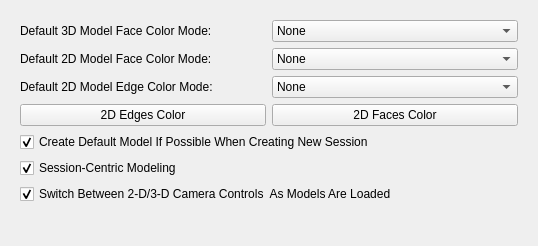
<?xml version="1.0" encoding="UTF-8"?>
<ui version="4.0">
 <class>pqCMBModelBuilderOptions</class>
 <widget class="QWidget" name="pqCMBModelBuilderOptions">
  <property name="geometry">
   <rect>
    <x>0</x>
    <y>0</y>
    <width>538</width>
    <height>246</height>
   </rect>
  </property>
  <property name="windowTitle">
   <string>Form</string>
  </property>
  <layout class="QVBoxLayout">
   <item>
    <widget class="QStackedWidget" name="stackedWidget">
     <property name="currentIndex">
      <number>0</number>
     </property>
     <widget class="QWidget" name="ModelBuilder">
      <layout class="QGridLayout" name="gridLayout_2">
       <item row="0" column="0">
        <widget class="QLabel" name="label_4">
         <property name="text">
          <string>Default 3D Model Face Color Mode:</string>
         </property>
        </widget>
       </item>
       <item row="0" column="1">
        <widget class="QComboBox" name="Default3DFaceColorMode">
         <item>
          <property name="text">
           <string>None</string>
          </property>
         </item>
         <item>
          <property name="text">
           <string>Model Face</string>
          </property>
         </item>
         <item>
          <property name="text">
           <string>Region</string>
          </property>
         </item>
         <item>
          <property name="text">
           <string>Domain Set</string>
          </property>
         </item>
         <item>
          <property name="text">
           <string>Boundary Condition Set</string>
          </property>
         </item>
        </widget>
       </item>
       <item row="1" column="0">
        <widget class="QLabel" name="label_5">
         <property name="text">
          <string>Default 2D Model Face Color Mode:</string>
         </property>
        </widget>
       </item>
       <item row="1" column="1">
        <widget class="QComboBox" name="Default2DFaceColorMode">
         <item>
          <property name="text">
           <string>None</string>
          </property>
         </item>
         <item>
          <property name="text">
           <string>Polygon</string>
          </property>
         </item>
         <item>
          <property name="text">
           <string>Domain Set</string>
          </property>
         </item>
        </widget>
       </item>
       <item row="2" column="0">
        <widget class="QLabel" name="label_6">
         <property name="text">
          <string>Default 2D Model Edge Color Mode:</string>
         </property>
        </widget>
       </item>
       <item row="2" column="1">
        <widget class="QComboBox" name="Default2DEdgeColorMode">
         <item>
          <property name="text">
           <string>None</string>
          </property>
         </item>
         <item>
          <property name="text">
           <string>Arc</string>
          </property>
         </item>
         <item>
          <property name="text">
           <string>Polygon</string>
          </property>
         </item>
         <item>
          <property name="text">
           <string>Domain Set</string>
          </property>
         </item>
         <item>
          <property name="text">
           <string>Boundary Condition Set</string>
          </property>
         </item>
        </widget>
       </item>
       <item row="3" column="0">
        <widget class="pqColorChooserButton" name="DefaultEdgeColor">
         <property name="sizePolicy">
          <sizepolicy hsizetype="Minimum" vsizetype="Fixed">
           <horstretch>0</horstretch>
           <verstretch>0</verstretch>
          </sizepolicy>
         </property>
         <property name="text">
          <string>2D Edges Color</string>
         </property>
        </widget>
       </item>
       <item row="3" column="1">
        <widget class="pqColorChooserButton" name="DefaultPolygonColor">
         <property name="sizePolicy">
          <sizepolicy hsizetype="Minimum" vsizetype="Fixed">
           <horstretch>0</horstretch>
           <verstretch>0</verstretch>
          </sizepolicy>
         </property>
         <property name="text">
          <string>2D Faces Color</string>
         </property>
        </widget>
       </item>
       <item row="4" column="0" colspan="2">
        <widget class="QCheckBox" name="defaultSessionModelBox">
         <property name="text">
          <string>Create Default Model If Possible When Creating New Session</string>
         </property>
         <property name="checked">
          <bool>true</bool>
         </property>
        </widget>
       </item>
       <item row="5" column="0">
        <widget class="QCheckBox" name="sessionCentricModelingBox">
         <property name="text">
          <string>Session-Centric Modeling</string>
         </property>
         <property name="checked">
          <bool>true</bool>
         </property>
        </widget>
       </item>
       <item row="6" column="0" colspan="2">
        <widget class="QCheckBox" name="autoSwitchManipulatorBox">
         <property name="text">
          <string>Switch Between 2-D/3-D Camera Controls  As Models Are Loaded</string>
         </property>
         <property name="checked">
          <bool>true</bool>
         </property>
        </widget>
       </item>
       <item row="7" column="1">
        <spacer name="verticalSpacer">
         <property name="orientation">
          <enum>Qt::Vertical</enum>
         </property>
         <property name="sizeHint" stdset="0">
          <size>
           <width>20</width>
           <height>40</height>
          </size>
         </property>
        </spacer>
       </item>
      </layout>
     </widget>
     <widget class="QWidget" name="SimBuilder">
      <layout class="QGridLayout" name="gridLayout">
       <item row="1" column="1">
        <widget class="QPushButton" name="dirTemplateBrowserButton">
         <property name="sizePolicy">
          <sizepolicy hsizetype="Fixed" vsizetype="Fixed">
           <horstretch>0</horstretch>
           <verstretch>0</verstretch>
          </sizepolicy>
         </property>
         <property name="text">
          <string>Browse ...</string>
         </property>
        </widget>
       </item>
       <item row="0" column="0">
        <widget class="QLabel" name="label_7">
         <property name="text">
          <string>Default SimBuilder Template Directory:</string>
         </property>
        </widget>
       </item>
       <item row="1" column="0">
        <widget class="QLineEdit" name="dirSBTemplates"/>
       </item>
       <item row="2" column="0">
        <spacer name="verticalSpacer_2">
         <property name="orientation">
          <enum>Qt::Vertical</enum>
         </property>
         <property name="sizeHint" stdset="0">
          <size>
           <width>20</width>
           <height>40</height>
          </size>
         </property>
        </spacer>
       </item>
      </layout>
     </widget>
    </widget>
   </item>
  </layout>
 </widget>
 <customwidgets>
  <customwidget>
   <class>pqColorChooserButton</class>
   <extends>QPushButton</extends>
   <header>pqColorChooserButton.h</header>
  </customwidget>
 </customwidgets>
 <resources/>
 <connections/>
 <designerdata>
  <property name="gridDeltaX">
   <number>2</number>
  </property>
  <property name="gridDeltaY">
   <number>2</number>
  </property>
  <property name="gridSnapX">
   <bool>true</bool>
  </property>
  <property name="gridSnapY">
   <bool>true</bool>
  </property>
  <property name="gridVisible">
   <bool>true</bool>
  </property>
 </designerdata>
</ui>
